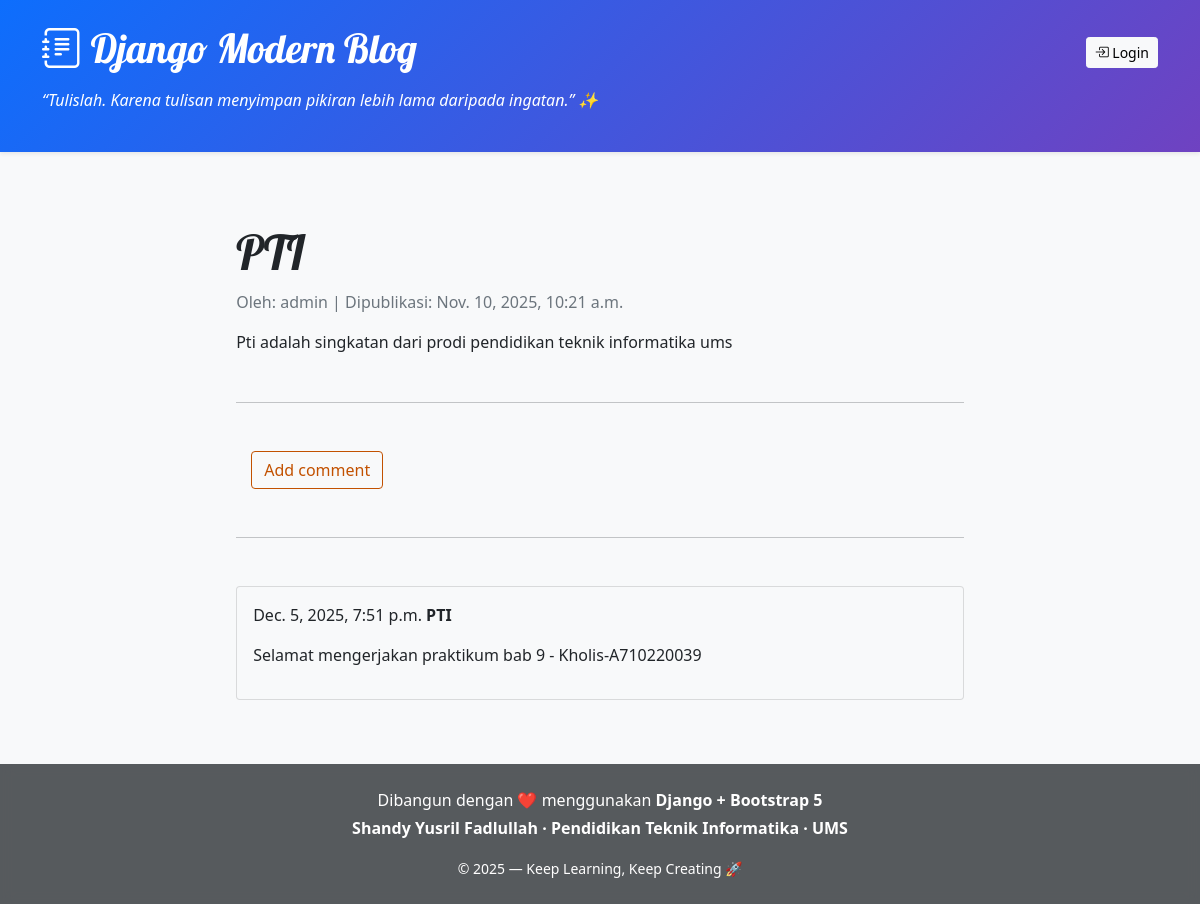
The app's page /post/1/ with its own data.
### blog/models.py (models this page shows, shortened)
class Post(models.Model):
    author = models.ForeignKey(settings.AUTH_USER_MODEL, on_delete=models.CASCADE)
    title = models.CharField(max_length=200)
    text = HTMLField()
    created_date = models.DateTimeField(default=timezone.now)
    published_date = models.DateTimeField(blank=True, null=True)
    header_image = models.ImageField(upload_to='post_images/', blank=True, null=True)

class Comment(models.Model):
    post = models.ForeignKey('blog.Post', on_delete=models.CASCADE, related_name='comments')
    author = models.CharField(max_length=200)
    text = models.TextField()
    created_date = models.DateTimeField(default=timezone.now)
    approved_comment = models.BooleanField(default=False)

### blog/views.py (the view)
# urls.py: path('post/<int:pk>/', views.post_detail, name='post_detail'),
def post_detail(request, pk):
    post = get_object_or_404(Post, pk=pk)
    return render(request, 'blog/post_detail.html', {'post': post})

### blog/templates/blog/post_detail.html (shortened to what this page needs)
{% extends 'blog/base.html' %}
{% block content %}
<div class="container mt-5">
  <div class="row">
    <div class="col-lg-10 mx-auto">
      <h1 class="display-5">{{ post.title }}</h1>
      <p class="text-muted">
        Oleh: {{ post.author }} | Dipublikasi: {{ post.published_date }}
      </p>
      <div class="post-content">{{ post.text|safe }}</div>
      <hr class="my-5" />
      <a class="btn btn-secondary"
         role="button"
         href="{% url 'add_comment_to_post' pk=post.pk %}">
         Add comment
      </a>
      <hr class="my-5" />
      {% for comment in post.comments.all %}
      <div class="card bg-light mb-3">
        <div class="card-body">
          {{ comment.created_date }}
          <strong>{{ comment.author }}</strong>
          <p>{{ comment.text|linebreaks }}</p>
        </div>
      </div>
      {% empty %}
      <p>No comments here yet :(</p>
      {% endfor %}
    </div>
  </div>
</div>
{% endblock %}

### blog/static/css/blog.css (style rules this page uses)
h1, h2, h3, h4 { font-family: 'Lobster', cursive; }
.btn-secondary, .btn-secondary:visited { color: #C25100; background: none; border-color: #C25100; margin-left: 15px; }

### records on screen
Post: title "PTI", author "admin", published_date "Nov. 10, 2025, 10:21 a.m.", text "Pti adalah singkatan dari prodi pendidikan teknik informatika ums"
Comment: created_date "Dec. 5, 2025, 7:51 p.m.", author "PTI", text "Selamat mengerjakan praktikum bab 9 - Kholis-A710220039"
